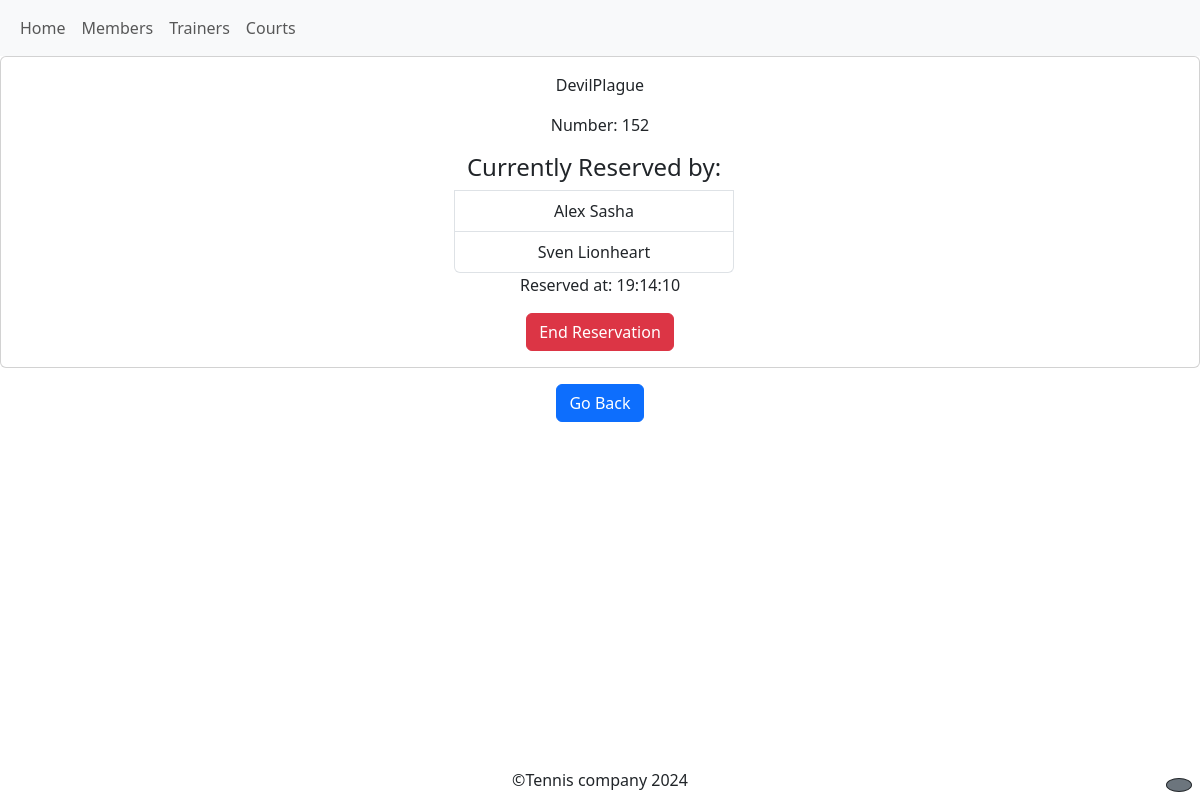
The app's page /courts/court_details/2, older data.
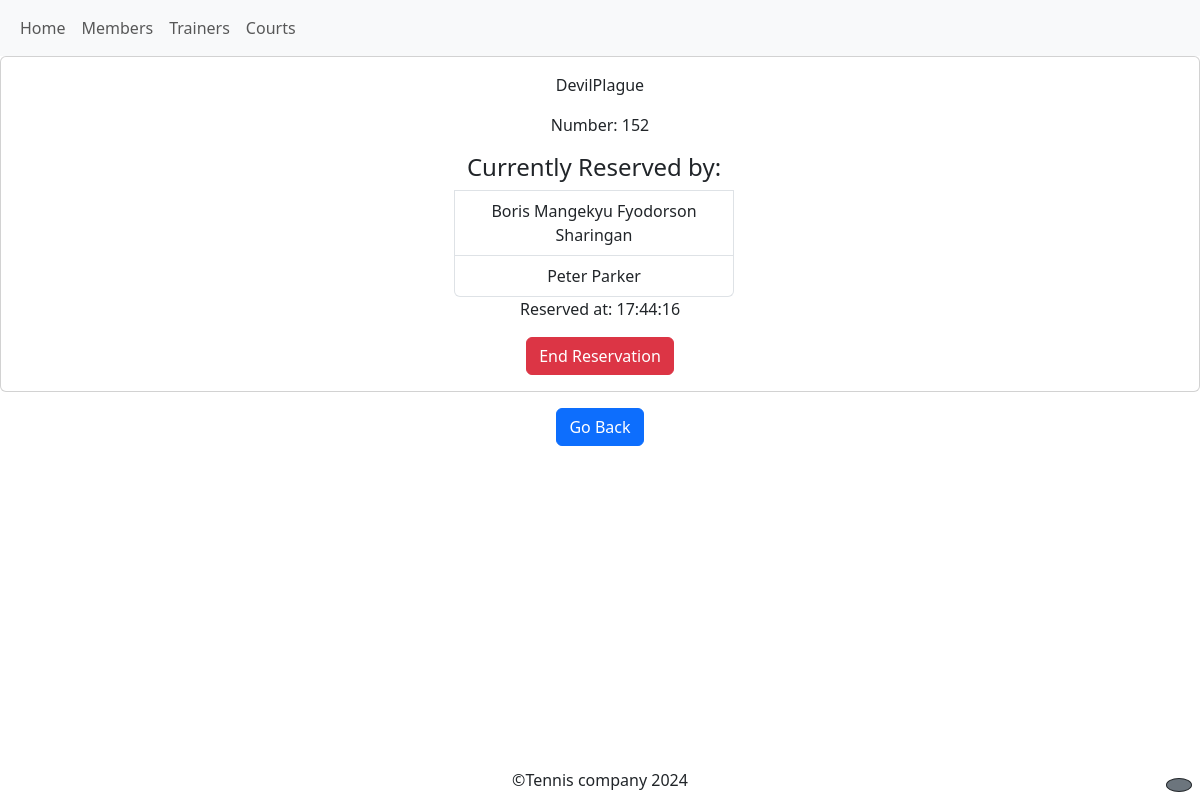
The same page, newer data.
### members/models.py (models this page shows, shortened)
class Member(models.Model):
    fname = models.CharField(max_length=30)
    lname = models.CharField(max_length=30)
    email = models.EmailField()
    phone = models.CharField(max_length=13)
    join_date = models.DateField(max_length=254)
    court = models.ForeignKey(
        Court, on_delete=models.SET_NULL, null=True, blank=True, related_name="members"
    )
    def __str__(self):
        return f"{self.fname} {self.lname} "

### courts/models.py (models this page shows, shortened)
class Court(models.Model):
    name = models.CharField(max_length=100)
    number = models.PositiveIntegerField(unique=True)
    is_occupied = models.BooleanField(default=False)
    occupation_time = models.DateTimeField(null=True, blank=True)

### courts/views.py (the view)
# urls.py: path("court_details/<int:id>", views.court_details, name="court_details"),
def court_details(request, id):
    court = Court.objects.get(id=id)
    members = court.members.all()
    context = {"court": court, "members": members}
    return render(request, "court_details.html", context)

### courts/templates/court_details.html (shortened to what this page needs)
{%extends 'base.html'%}  {%block content%}
<div class="card">
  <div class="card-body">
    <p class="title">{{court.name}}</p>
    <p class="card-text">Number: {{court.number}}</p>
    {%if court.is_occupied%}
    <ul class="list-group container mx-auto w-25 mt-3">
      <h4>Currently Reserved by:</h4>
      {%for member in members%}
      <li class="list-group-item">{{member}}</li>
      {%endfor%}
    </ul>
    <p class="card-text">
      Reserved at: {{court.occupation_time|date:" H:i:s"}}
    </p>
    <a class="btn btn-danger" href="{%url 'end_reservation' court.id %}"
      >End Reservation</a
    >
    {%else%}
    <p class="card-text">Occupied: No</p>
    <a class="btn btn-success" href="{%url 'reservation' court.id%}"
      >Reserve Court</a
    >
    {%endif%}
  </div>
</div>
<a href="{%url 'courts'%}" class="btn btn-primary mt-3">Go Back</a>
{%endblock%}

Row changes from the older to the newer data that the page shows:
no longer on this page (row edited): Member: fname+lname "Alex Sasha"
no longer on this page (row edited): Member: fname+lname "Sven Lionheart"
changed Court "DevilPlague": occupation_time "19:14:10" → "17:44:16"
now on this page (row edited): Member: fname+lname "Boris Mangekyu Fyodorson Sharingan"
now on this page (row edited): Member: fname+lname "Peter Parker"
